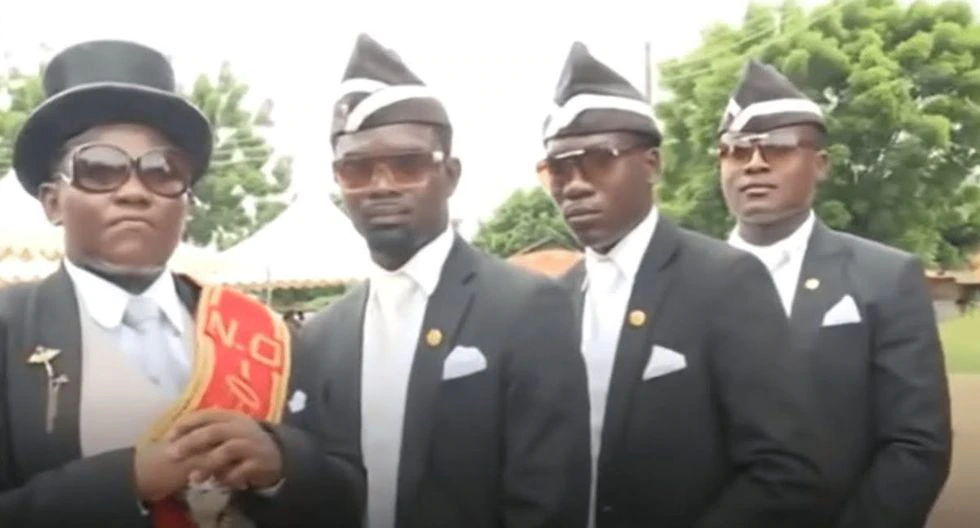
#> input picture astronomia.png, 980 x 528 px
$ python montage.py --images .
#> lines starting #> are read from the running program, lines starting #| are printed output that depends on the picture
# import the necessary packages
from imutils import build_montages
from imutils import paths
import argparse
import random
import cv2

# construct the argument parse and parse the arguments
ap = argparse.ArgumentParser()
ap.add_argument("-i", "--images", required=True,
	help="path to input directory of images")
ap.add_argument("-s", "--sample", type=int, default=400,
	help="# of images to sample")
args = vars(ap.parse_args())

# grab the paths to the images, then randomly select a sample of
# them
imagePaths = list(paths.list_images(args["images"]))
random.shuffle(imagePaths)
imagePaths = imagePaths[:args["sample"]]

# initialize the list of images
images = []
# loop over the list of image paths
for imagePath in imagePaths:
	# load the image and update the list of images
	image = cv2.imread(imagePath)
#> image is the input picture: shape (528, 980, 3); mean B, G, R 134.1, 142.9, 146.2
	images.append(image)

# construct the montages for the images
montages = build_montages(images, (50, 50), (20, 20))
#> montages = 1 item

# loop over the montages and display each of them
for montage in montages:
	cv2.imshow("Montage", montage)
	cv2.imwrite('sprite.jpg', montage)
	cv2.waitKey(0)
#> this loop made 1 pass
#> pass 1, `cv2.imshow("Montage", montage)`:
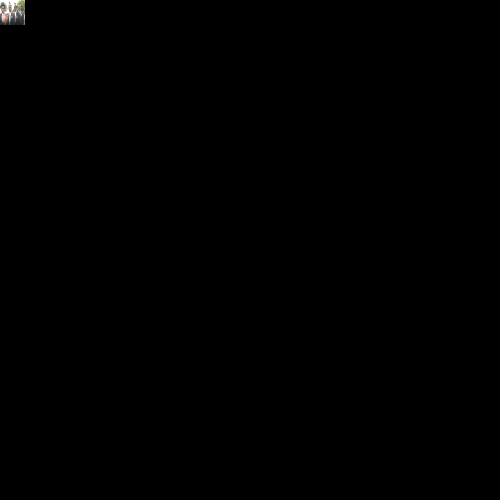
#> window 'Montage': shape (1000, 1000, 3) (shown at 1/2 size); mean B, G, R 0.3, 0.4, 0.4

# python montage.py --images dataset_sample
